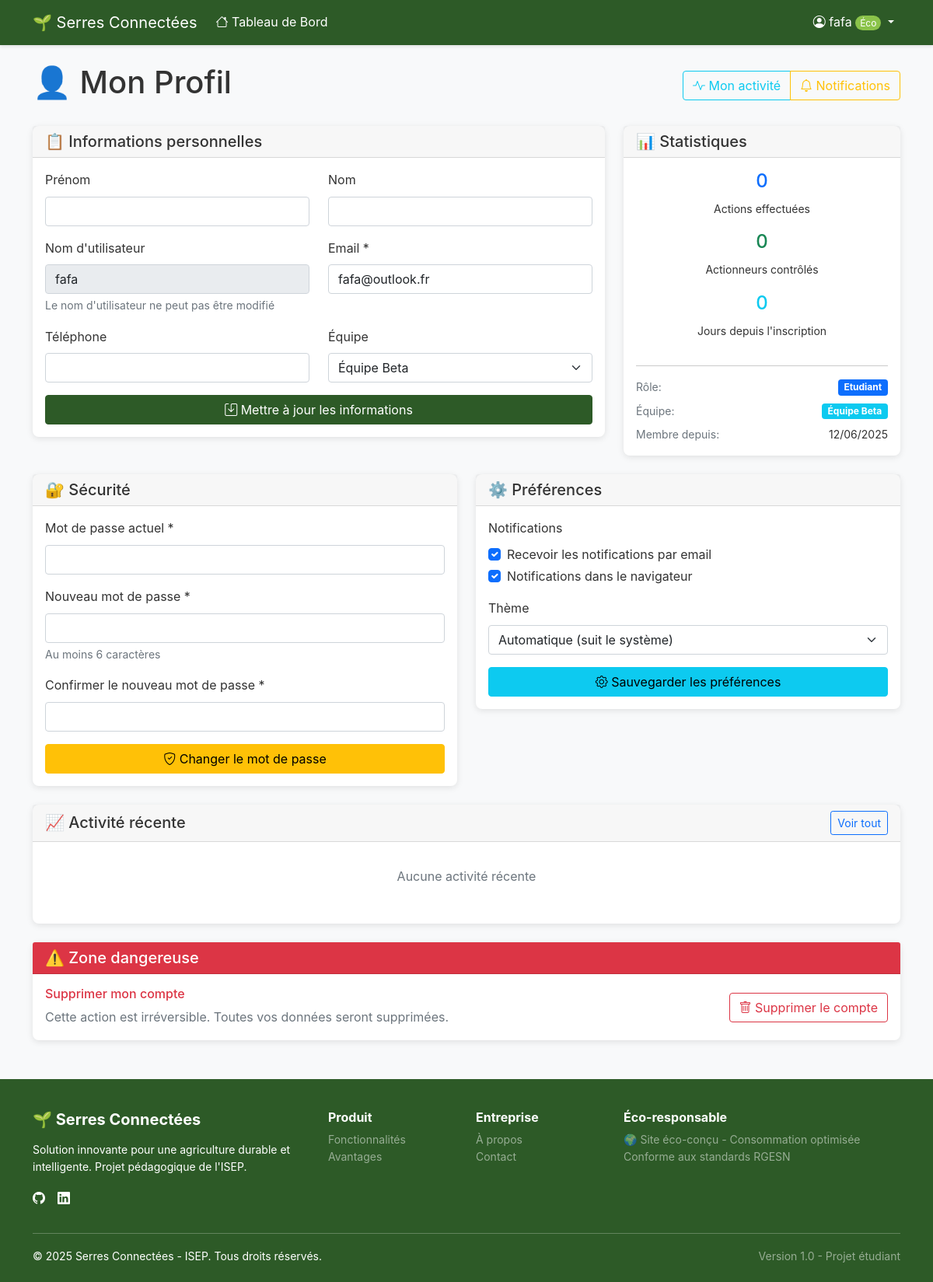
Screenshot of /?controller=profile (signed in) with the database file from the repository.
### tables this page shows
CREATE TABLE `user` (
  `id_user` char(36) NOT NULL,
  `username` varchar(50) NOT NULL,
  `password` varchar(255) NOT NULL,
  `role_id` int(11) DEFAULT NULL
);

CREATE TABLE `user_profiles` (
  `id` int(11) NOT NULL,
  `user_id` char(36) NOT NULL,
  `email` varchar(255) DEFAULT NULL,
  `first_name` varchar(100) DEFAULT NULL,
  `last_name` varchar(100) DEFAULT NULL,
  `phone` varchar(20) DEFAULT NULL,
  `team_id` int(11) DEFAULT NULL,
  `notification_email` tinyint(1) DEFAULT 1,
  `notification_browser` tinyint(1) DEFAULT 1,
  `theme_preference` varchar(20) DEFAULT 'auto',
  `created_at` timestamp NULL DEFAULT current_timestamp(),
  `updated_at` timestamp NULL DEFAULT current_timestamp() ON UPDATE current_timestamp(),
  `deleted_at` timestamp NULL DEFAULT NULL
);

CREATE TABLE `teams` (
  `id` int(11) NOT NULL,
  `name` varchar(100) NOT NULL,
  `greenhouse_sector` varchar(50) NOT NULL
);

CREATE TABLE `role` (
  `id` int(11) NOT NULL,
  `name` varchar(100) DEFAULT NULL
);

### views/profile/index.php (the view, shortened to what the rows shown need)
<div class="row">
    <div class="col-12">
        <div class="d-flex justify-content-between align-items-center mb-4">
            <h1>👤 Mon Profil</h1>
        </div>
    </div>
</div>
<div class="row mb-4">
    <div class="col-md-8">
        <div class="card">
            <div class="card-body">
                <form method="POST" action="<?= BASE_URL ?>?controller=profile&action=update">
                    <div class="row">
                        <div class="col-md-6">
                            <div class="mb-3">
                                <label for="username" class="form-label">Nom d'utilisateur</label>
                                <input type="text" class="form-control" value="<?= htmlspecialchars($user['username']) ?>"
                                       readonly>
                                <div class="form-text">Le nom d'utilisateur ne peut pas être modifié</div>
                            </div>
                        </div>
                        <div class="col-md-6">
                            <div class="mb-3">
                                <label for="email" class="form-label">Email *</label>
                                <input type="email" class="form-control" id="email" name="email" required
                                       value="<?= htmlspecialchars($user['email'] ?? '') ?>">
                            </div>
                        </div>
                    </div>
                    <div class="row">
                        <div class="col-md-6">
                            <div class="mb-3">
                                <label for="team_id" class="form-label">Équipe</label>
                                <select class="form-select" id="team_id" name="team_id">
                                    <?php foreach ($teams as $team): ?>
                                        <option value="<?= $team['id'] ?>"
                                            <?= (isset($user['team_id']) && $user['team_id'] == $team['id']) ? 'selected' : '' ?>>
                                            <?= htmlspecialchars($team['name']) ?>
                                        </option>
                                    <?php endforeach; ?>
                                </select>
                            </div>
                        </div>
                    </div>
                </form>
            </div>
        </div>
    </div>
    <div class="col-md-4">
        <div class="card">
            <div class="card-body">
                <div class="d-flex justify-content-between align-items-center mb-2">
                    <small class="text-muted">Rôle:</small>
                    <span class="badge bg-<?= $user['role_name'] === 'admin' ? 'warning' : 'primary' ?>">
                        <?= ucfirst($user['role_name'] ?? 'Utilisateur') ?>
                    </span>
                </div>
                <div class="d-flex justify-content-between align-items-center mb-2">
                    <small class="text-muted">Équipe:</small>
                    <span class="badge bg-info">
                        <?= htmlspecialchars($user['team_name'] ?? 'Aucune') ?>
                    </span>
                </div>
                <div class="d-flex justify-content-between align-items-center">
                    <small class="text-muted">Membre depuis:</small>
                    <small>
                        <?= $user['created_at'] ? date('d/m/Y', strtotime($user['created_at'])) : 'N/A' ?>
                    </small>
                </div>
            </div>
        </div>
    </div>
</div>
<div class="row mb-4">
    <div class="col-md-6">
        <div class="card">
            <div class="card-body">
                <form method="POST" action="<?= BASE_URL ?>?controller=profile&action=update">
                    <div class="mb-3">
                        <div class="form-check">
                            <input class="form-check-input" type="checkbox" id="notification_email"
                                   name="notification_email"
                                   <?= ($user['notification_email'] ?? false) ? 'checked' : '' ?>>
                            <label class="form-check-label" for="notification_email">
                                Recevoir les notifications par email
                            </label>
                        </div>
                        <div class="form-check">
                            <input class="form-check-input" type="checkbox" id="notification_browser"
                                   name="notification_browser"
                                   <?= ($user['notification_browser'] ?? true) ? 'checked' : '' ?>>
                            <label class="form-check-label" for="notification_browser">
                                Notifications dans le navigateur
                            </label>
                        </div>
                    </div>
                    <div class="mb-3">
                        <label for="theme_preference" class="form-label">Thème</label>
                        <select class="form-select" id="theme_preference" name="theme_preference">
                            <option value="auto" <?= ($user['theme_preference'] ?? 'auto') === 'auto' ? 'selected' : '' ?>>
                                Automatique (suit le système)
                            </option>
                        </select>
                    </div>
                </form>
            </div>
        </div>
    </div>
</div>

### rows the page displays
user: username "fafa", email "fafa@outlook.fr", role.name "Etudiant", teams.name "Équipe Beta", user_profiles.created_at "12/06/2025"
user_profiles: team_id "Équipe Beta", notification_email "☑", notification_browser "☑", theme_preference "Automatique (suit le système)"

### other values shown
$_SESSION['username'] "fafa"
$stats['total_actions'] "0"
$stats['actuators_controlled'] "0"
$stats['account_age_days'] "0"
